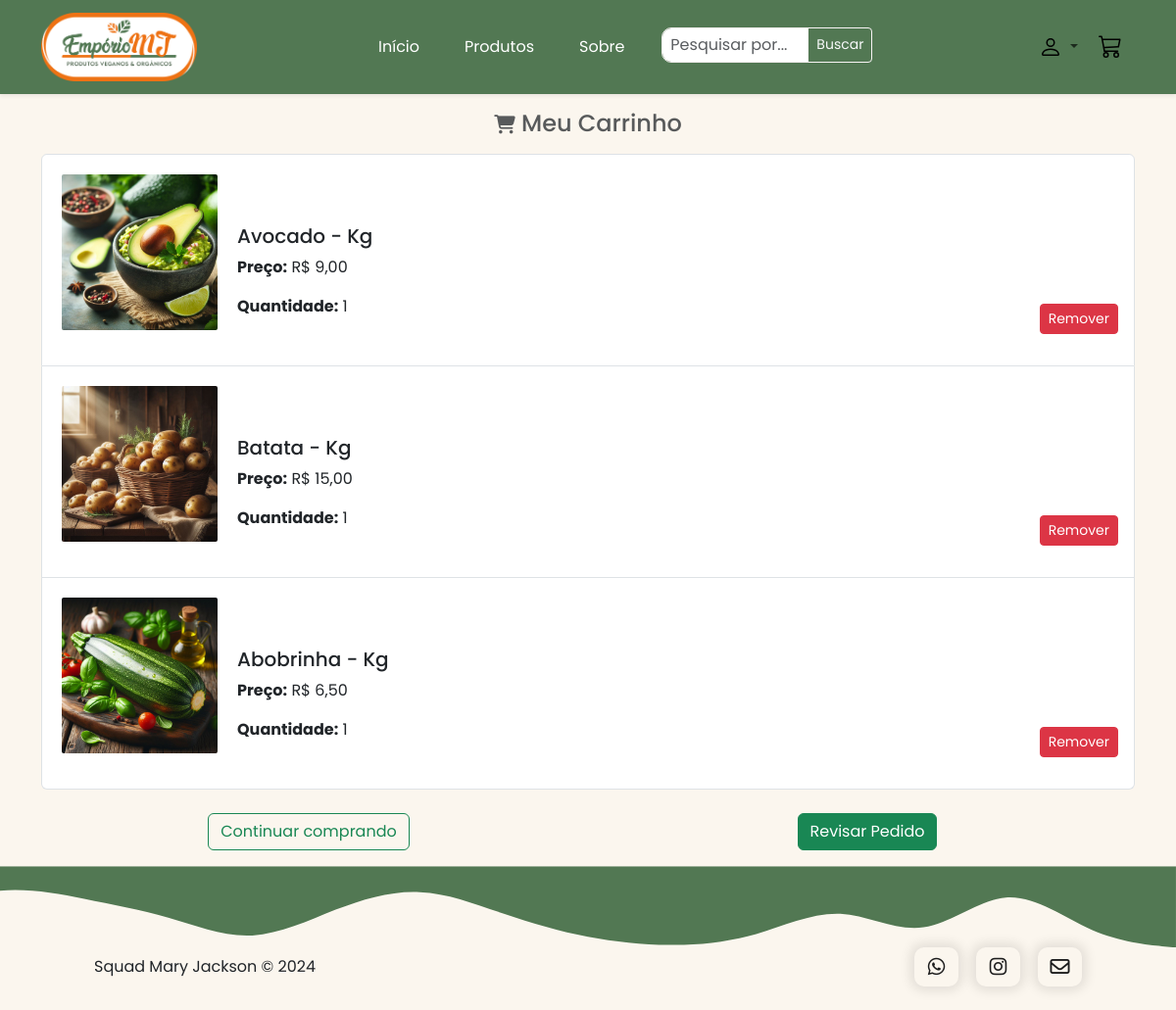
The app's page /carrinhoproduto/, older data.
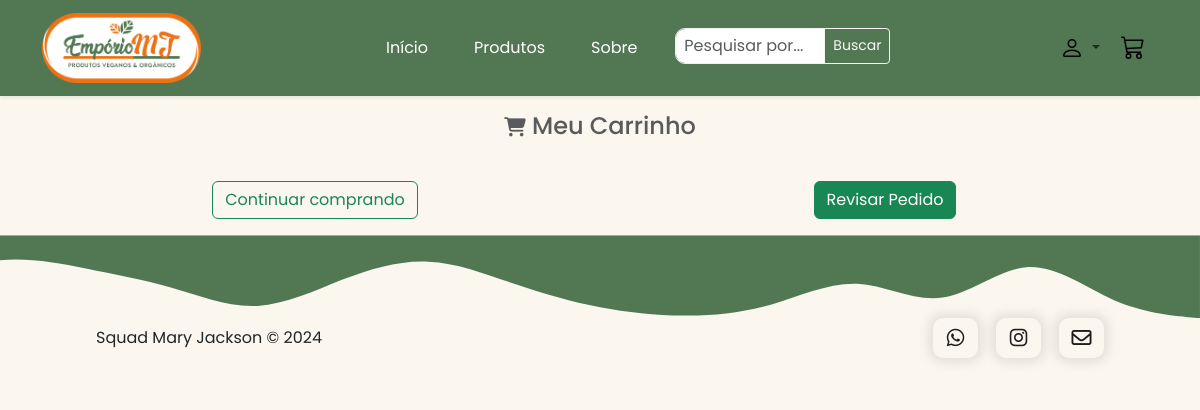
The same page, newer data.
### app_MJ/models.py (models this page shows, shortened)
class CarrinhoProduto(models.Model):
    carrinho = models.ForeignKey(Carrinho, on_delete=models.CASCADE)
    produto = models.ForeignKey(Produto, on_delete=models.CASCADE)
    quantidade = models.IntegerField()
    preco = models.DecimalField(max_digits=5, decimal_places=2)
    data_pedido = models.DateTimeField(default=datetime.now, blank=True)

class Produto(models.Model):
    nome_produto = models.CharField(max_length=200, default='')
    categoria = models.ForeignKey(Categoria, on_delete=models.CASCADE, default=1)
    descricao = models.TextField()
    quantidade = models.IntegerField(default=0)
    imagem = models.ImageField(upload_to="", null=True, blank=True)
    preco = models.DecimalField(max_digits=5, decimal_places=2)
    data_produto = models.DateTimeField(default=datetime.now, blank=True)

### app_MJ/views.py (the view)
# urls.py: path('carrinhoproduto/', carrinhoproduto, name='carrinhoproduto'),
def carrinhoproduto(request):
    carrinhoprodutos = CarrinhoProduto.objects.all()
    return render(request, 'carrinhoproduto.html', {'carrinhoprodutos': carrinhoprodutos})

### templates/carrinhoproduto.html (shortened to what this page needs)
{% extends 'base.html' %}
{% block content %}
<div class="container">
    <h2 class=" mt-3 mb-3 text-muted text-center" style="font-size: 1.5rem;"><i class="fas fa-shopping-cart" style="font-size: 1.2rem;"></i> Meu Carrinho</h2>
                <ul class="list-group mb-3">
                    {% for carrinhoproduto in carrinhoprodutos %}
                    <li class="list-group-item py-3">
                        <div class="row g-3 mb-3">
                            <div class="col-4 col-md-3 col-lg-2">
                                <img src="{{ carrinhoproduto.produto.imagem.url }}" class="img-thumbnail border-0" alt="{{ carrinhoproduto.produto.nome_produto }}" >
                            </div>
                            <div class="col-8 col-md-9 col-lg-7 col-xl-8 text-left align-self-end">
                                <h5>{{ carrinhoproduto.produto.nome_produto }}</h5>
                                <p><strong>Preço:</strong> R$ {{ carrinhoproduto.produto.preco }}</p>
                                <p><strong>Quantidade:</strong> {{ carrinhoproduto.quantidade }}</p>
                            </div>
                            <div class="col-md-2 align-self-end text-end">
                                <form action="{% url 'deletar_item_carrinho' carrinhoproduto.id %}" method="post">
                                    <button type="submit" class="btn btn-danger btn-sm">Remover</button>
                                </form>
                            </div>
                        </div>
                    </li>
                    {% endfor %}
                </ul>
    <div class="row mt-4 mb-3">
        <div class="col-md-6 text-center mb-2 mb-md-0">
            <a href="{% url 'produtos' %}" class="btn btn-outline-success btn-md text-decoration-none">Continuar comprando</a>
        </div>
        <div class="col-md-6 text-center">
            <form action="{% url 'finalizar_pedido' %}" method="post">
                <button type="submit" class="btn btn-success btn-md">Revisar Pedido</button>
            </form>
        </div>
    </div>
</div>
{% endblock %}

Row changes from the older to the newer data that the page shows:
removed CarrinhoProduto: produto.imagem (picture), produto.nome_produto "Avocado - Kg", produto.preco "9,00", quantidade "1"
removed CarrinhoProduto: produto.imagem (picture), produto.nome_produto "Batata - Kg", produto.preco "15,00", quantidade "1"
removed CarrinhoProduto: produto.imagem (picture), produto.nome_produto "Abobrinha - Kg", produto.preco "6,50", quantidade "1"
